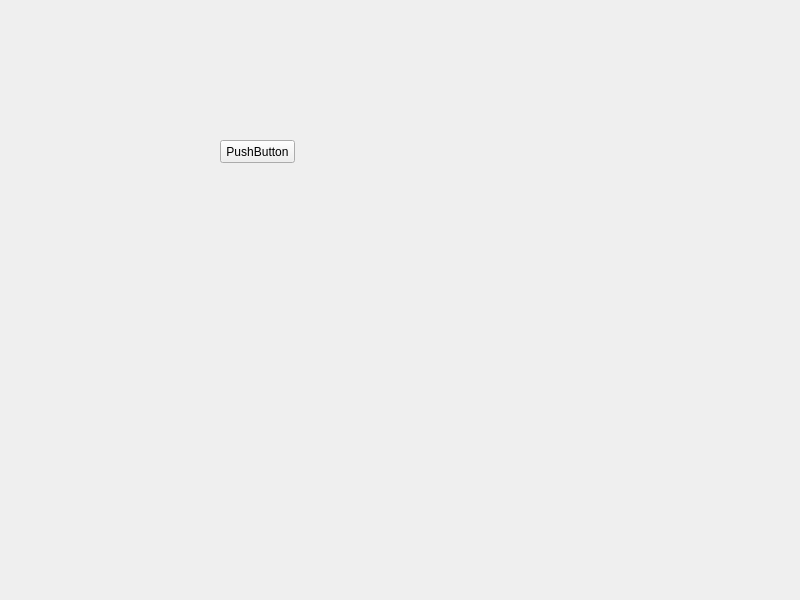
<?xml version="1.0" encoding="UTF-8"?>
<ui version="4.0">
 <class>Widget</class>
 <widget class="QWidget" name="Widget">
  <property name="geometry">
   <rect>
    <x>0</x>
    <y>0</y>
    <width>800</width>
    <height>600</height>
   </rect>
  </property>
  <property name="windowTitle">
   <string>Widget</string>
  </property>
  <widget class="QPushButton" name="pushButton">
   <property name="geometry">
    <rect>
     <x>220</x>
     <y>140</y>
     <width>75</width>
     <height>23</height>
    </rect>
   </property>
   <property name="text">
    <string>PushButton</string>
   </property>
  </widget>
 </widget>
 <resources/>
 <connections/>
</ui>
